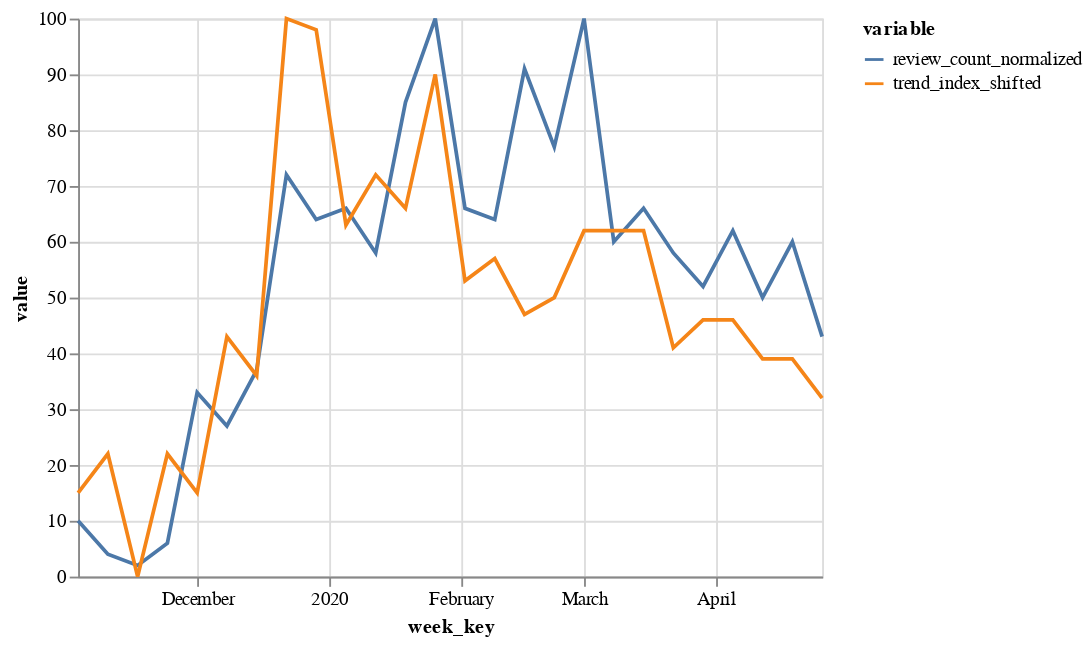

The notebook cell saved with this chart:
### Markdown cell above
Take Soundcore Liberty Air 2 as an example to visualize the correlation between normalized weekly review count and shifted weekly Google trend index

### Code cell
df_sc_air_2 = data_import_clean('Soundcore Liberty Air 2', 100)
df_sc_air_2['trend_index_shifted'] = df_sc_air_2['trend_index'].shift(5)
df_sc_air_2.dropna(subset=['review_count', 'trend_index_shifted'], how='any', inplace=True)
df_sc_air_2['review_count_normalized'] = (df_sc_air_2['review_count']/df_sc_air_2['review_count'].max()*100).astype(int)

alt.Chart(df_sc_air_2).mark_line().transform_fold(
    fold=['review_count_normalized', 'trend_index_shifted'], 
    as_=['variable', 'value']
).encode(
    x='week_key',
    y='value:Q',
    color='variable:N'
)

### Figure 1 — Vega-Lite specification as saved in the notebook (floating-point values rounded to 4 significant figures)
{"config": {"view": {"continuousWidth": 400, "continuousHeight": 300}}, "data": {"name": "data-b125836a6ba8b11b6104bbf9f068c883"}, "mark": "line", "encoding": {"color": {"type": "nominal", "field": "variable"}, "x": {"type": "temporal", "field": "week_key"}, "y": {"type": "quantitative", "field": "value"}}, "transform": [{"fold": ["review_count_normalized", "trend_index_shifted"], "as": ["variable", "value"]}], "$schema": "https://vega.github.io/schema/vega-lite/v4.8.1.json", "datasets": {"data-b125836a6ba8b11b6104bbf9f068c883": [{"review_date_key": "2019-11-03T00:00:00", "average_rating": 4.4, "review_count": 5.0, "Week": "2019-11-03T00:00:00", "trend_index": 43, "week_key": "2019-11-03T00:00:00", "product_name": "Soundcore Liberty Air 2", "price": 100, "trend_index_shifted": 15.0, "review_count_normalized": 10}, {"review_date_key": "2019-11-10T00:00:00", "average_rating": 3.0, "review_count": 2.0, "Week": "2019-11-10T00:00:00", "trend_index": 36, "week_key": "2019-11-10T00:00:00", "product_name": "Soundcore Liberty Air 2", "price": 100, "trend_index_shifted": 22.0, "review_count_normalized": 4}, {"review_date_key": "2019-11-17T00:00:00", "average_rating": 5.0, "review_count": 1.0, "Week": "2019-11-17T00:00:00", "trend_index": 100, "week_key": "2019-11-17T00:00:00", "product_name": "Soundcore Liberty Air 2", "price": 100, "trend_index_shifted": 0.0, "review_count_normalized": 2}, {"review_date_key": "2019-11-24T00:00:00", "average_rating": 5.0, "review_count": 3.0, "Week": "2019-11-24T00:00:00", "trend_index": 98, "week_key": "2019-11-24T00:00:00", "product_name": "Soundcore Liberty Air 2", "price": 100, "trend_index_shifted": 22.0, "review_count_normalized": 6}, {"review_date_key": "2019-12-01T00:00:00", "average_rating": 4.125, "review_count": 16.0, "Week": "2019-12-01T00:00:00", "trend_index": 63, "week_key": "2019-12-01T00:00:00", "product_name": "Soundcore Liberty Air 2", "price": 100, "trend_index_shifted": 15.0, "review_count_normalized": 33}, {"review_date_key": "2019-12-08T00:00:00", "average_rating": 3.077, "review_count": 13.0, "Week": "2019-12-08T00:00:00", "trend_index": 72, "week_key": "2019-12-08T00:00:00", "product_name": "Soundcore Liberty Air 2", "price": 100, "trend_index_shifted": 43.0, "review_count_normalized": 27}, {"review_date_key": "2019-12-15T00:00:00", "average_rating": 4.722, "review_count": 18.0, "Week": "2019-12-15T00:00:00", "trend_index": 66, "week_key": "2019-12-15T00:00:00", "product_name": "Soundcore Liberty Air 2", "price": 100, "trend_index_shifted": 36.0, "review_count_normalized": 37}, {"review_date_key": "2019-12-22T00:00:00", "average_rating": 4.286, "review_count": 35.0, "Week": "2019-12-22T00:00:00", "trend_index": 90, "week_key": "2019-12-22T00:00:00", "product_name": "Soundcore Liberty Air 2", "price": 100, "trend_index_shifted": 100.0, "review_count_normalized": 72}, {"review_date_key": "2019-12-29T00:00:00", "average_rating": 3.774, "review_count": 31.0, "Week": "2019-12-29T00:00:00", "trend_index": 53, "week_key": "2019-12-29T00:00:00", "product_name": "Soundcore Liberty Air 2", "price": 100, "trend_index_shifted": 98.0, "review_count_normalized": 64}, {"review_date_key": "2020-01-05T00:00:00", "average_rating": 3.844, "review_count": 32.0, "Week": "2020-01-05T00:00:00", "trend_index": 57, "week_key": "2020-01-05T00:00:00", "product_name": "Soundcore Liberty Air 2", "price": 100, "trend_index_shifted": 63.0, "review_count_normalized": 66}, {"review_date_key": "2020-01-12T00:00:00", "average_rating": 4.214, "review_count": 28.0, "Week": "2020-01-12T00:00:00", "trend_index": 47, "week_key": "2020-01-12T00:00:00", "product_name": "Soundcore Liberty Air 2", "price": 100, "trend_index_shifted": 72.0, "review_count_normalized": 58}, {"review_date_key": "2020-01-19T00:00:00", "average_rating": 3.976, "review_count": 41.0, "Week": "2020-01-19T00:00:00", "trend_index": 50, "week_key": "2020-01-19T00:00:00", "product_name": "Soundcore Liberty Air 2", "price": 100, "trend_index_shifted": 66.0, "review_count_normalized": 85}, {"review_date_key": "2020-01-26T00:00:00", "average_rating": 3.917, "review_count": 48.0, "Week": "2020-01-26T00:00:00", "trend_index": 62, "week_key": "2020-01-26T00:00:00", "product_name": "Soundcore Liberty Air 2", "price": 100, "trend_index_shifted": 90.0, "review_count_normalized": 100}, {"review_date_key": "2020-02-02T00:00:00", "average_rating": 4.344, "review_count": 32.0, "Week": "2020-02-02T00:00:00", "trend_index": 62, "week_key": "2020-02-02T00:00:00", "product_name": "Soundcore Liberty Air 2", "price": 100, "trend_index_shifted": 53.0, "review_count_normalized": 66}, {"review_date_key": "2020-02-09T00:00:00", "average_rating": 4.484, "review_count": 31.0, "Week": "2020-02-09T00:00:00", "trend_index": 62, "week_key": "2020-02-09T00:00:00", "product_name": "Soundcore Liberty Air 2", "price": 100, "trend_index_shifted": 57.0, "review_count_normalized": 64}, {"review_date_key": "2020-02-16T00:00:00", "average_rating": 4.068, "review_count": 44.0, "Week": "2020-02-16T00:00:00", "trend_index": 41, "week_key": "2020-02-16T00:00:00", "product_name": "Soundcore Liberty Air 2", "price": 100, "trend_index_shifted": 47.0, "review_count_normalized": 91}, {"review_date_key": "2020-02-23T00:00:00", "average_rating": 4.027, "review_count": 37.0, "Week": "2020-02-23T00:00:00", "trend_index": 46, "week_key": "2020-02-23T00:00:00", "product_name": "Soundcore Liberty Air 2", "price": 100, "trend_index_shifted": 50.0, "review_count_normalized": 77}, {"review_date_key": "2020-03-01T00:00:00", "average_rating": 4.104, "review_count": 48.0, "Week": "2020-03-01T00:00:00", "trend_index": 46, "week_key": "2020-03-01T00:00:00", "product_name": "Soundcore Liberty Air 2", "price": 100, "trend_index_shifted": 62.0, "review_count_normalized": 100}, {"review_date_key": "2020-03-08T00:00:00", "average_rating": 3.828, "review_count": 29.0, "Week": "2020-03-08T00:00:00", "trend_index": 39, "week_key": "2020-03-08T00:00:00", "product_name": "Soundcore Liberty Air 2", "price": 100, "trend_index_shifted": 62.0, "review_count_normalized": 60}, {"review_date_key": "2020-03-15T00:00:00", "average_rating": 4.25, "review_count": 32.0, "Week": "2020-03-15T00:00:00", "trend_index": 39, "week_key": "2020-03-15T00:00:00", "product_name": "Soundcore Liberty Air 2", "price": 100, "trend_index_shifted": 62.0, "review_count_normalized": 66}, {"review_date_key": "2020-03-22T00:00:00", "average_rating": 4.393, "review_count": 28.0, "Week": "2020-03-22T00:00:00", "trend_index": 32, "week_key": "2020-03-22T00:00:00", "product_name": "Soundcore Liberty Air 2", "price": 100, "trend_index_shifted": 41.0, "review_count_normalized": 58}, {"review_date_key": "2020-03-29T00:00:00", "average_rating": 4.08, "review_count": 25.0, "Week": "2020-03-29T00:00:00", "trend_index": 43, "week_key": "2020-03-29T00:00:00", "product_name": "Soundcore Liberty Air 2", "price": 100, "trend_index_shifted": 46.0, "review_count_normalized": 52}, {"review_date_key": "2020-04-05T00:00:00", "average_rating": 3.833, "review_count": 30.0, "Week": "2020-04-05T00:00:00", "trend_index": 25, "week_key": "2020-04-05T00:00:00", "product_name": "Soundcore Liberty Air 2", "price": 100, "trend_index_shifted": 46.0, "review_count_normalized": 62}, {"review_date_key": "2020-04-12T00:00:00", "average_rating": 3.5, "review_count": 24.0, "Week": "2020-04-12T00:00:00", "trend_index": 49, "week_key": "2020-04-12T00:00:00", "product_name": "Soundcore Liberty Air 2", "price": 100, "trend_index_shifted": 39.0, "review_count_normalized": 50}, {"review_date_key": "2020-04-19T00:00:00", "average_rating": 3.759, "review_count": 29.0, "Week": "2020-04-19T00:00:00", "trend_index": 48, "week_key": "2020-04-19T00:00:00", "product_name": "Soundcore Liberty Air 2", "price": 100, "trend_index_shifted": 39.0, "review_count_normalized": 60}, {"review_date_key": "2020-04-26T00:00:00", "average_rating": 4.238, "review_count": 21.0, "Week": "2020-04-26T00:00:00", "trend_index": 48, "week_key": "2020-04-26T00:00:00", "product_name": "Soundcore Liberty Air 2", "price": 100, "trend_index_shifted": 32.0, "review_count_normalized": 43}]}}
